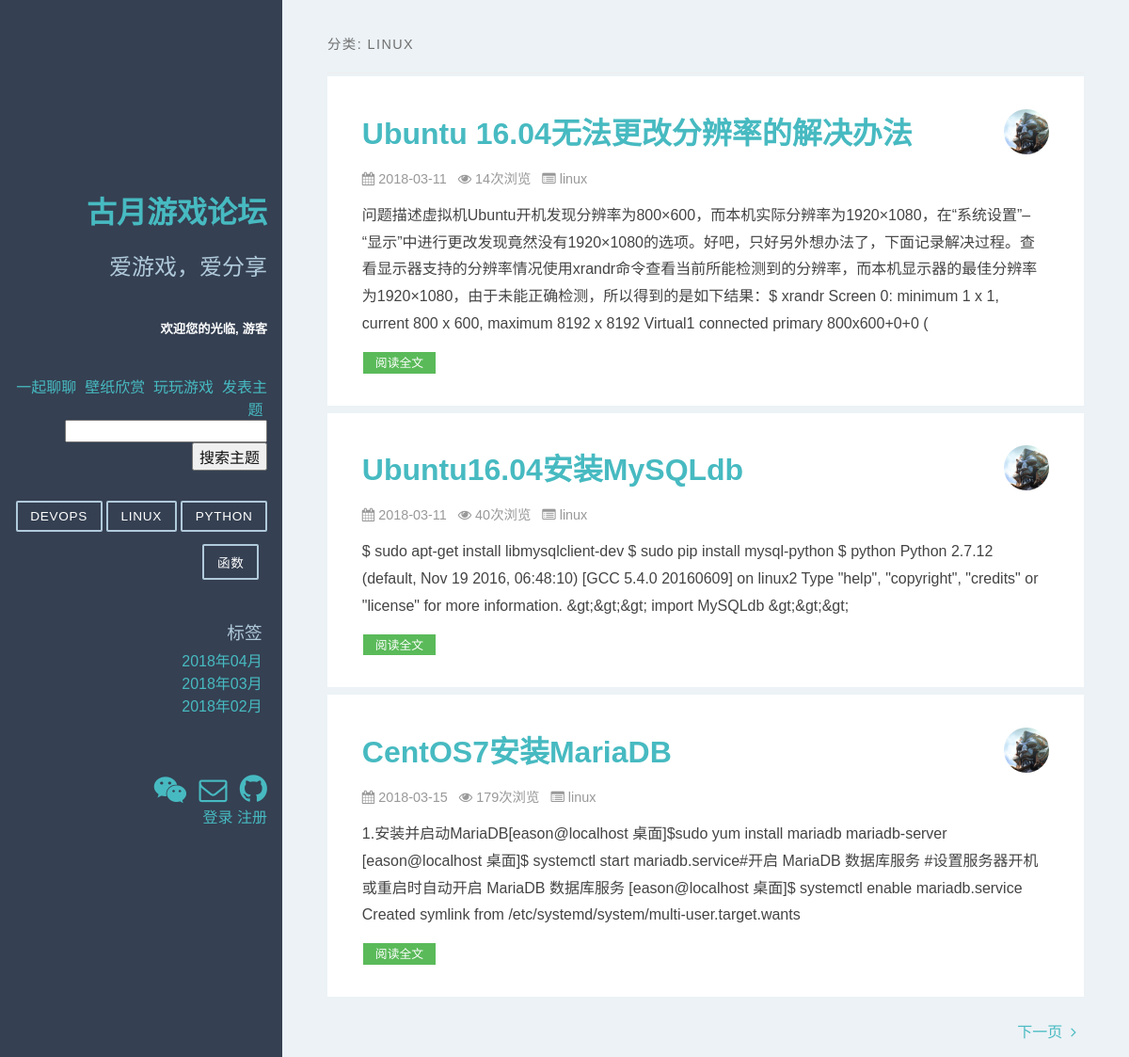
Page /category/1/ on the committed database.
### apps/blog/models.py (models this page shows, shortened)
class Category(models.Model):
    name = models.CharField(verbose_name='类别名称', max_length=64)
    created_time = models.DateTimeField(verbose_name='创建时间', default=now)
    last_mod_time = models.DateTimeField(verbose_name='修改时间', default=now)
    class Meta:
        ordering = ['name']
        verbose_name = "类别名称"
        verbose_name_plural = '分类列表'
        db_table = "category"  # 数据库表名
    def __str__(self):
        return self.name

class Article(models.Model):
    STATUS_CHOICES = (
        ('d', '草稿'),
        ('p', '发表'),
    )
    title = models.CharField(verbose_name='标题', max_length=100)
    content = models.TextField(verbose_name='正文', blank=True, null=True)
    status = models.CharField(verbose_name='状态', max_length=1, choices=STATUS_CHOICES, default='p')
    views = models.PositiveIntegerField(verbose_name='浏览量', default=0)
    created_time = models.DateTimeField(verbose_name='创建时间', default=now)
    pub_time = models.DateTimeField(verbose_name='发布时间', blank=False, null=False)
    last_mod_time = models.DateTimeField(verbose_name='修改时间', default=now)
    category = models.ForeignKey(Category, verbose_name='分类',
                                 on_delete=models.CASCADE, blank=False, null=False)
    tags = models.ManyToManyField(Tag, verbose_name='标签集合', blank=True)
    use = models.ForeignKey("user", on_delete=models.CASCADE)
    class Meta:
        ordering = ['-pub_time']  # 按文章创建日期降序
        verbose_name = '文章'  # 指定后台显示模型名称
        verbose_name_plural = '文章列表'  # 指定后台显示模型复数名称
        db_table = 'article'  # 数据库表名
        get_latest_by = 'created_time'

### apps/blog/views.py (the view)
# urls.py: path('category/<int:id>/', views.search_category, name='category_menu'),
def search_category(request, id):
        name = request.session.get("is_user")
        posts = Article.objects.filter(category_id=str(id), status='p',
                                       pub_time__lt=datetime.datetime.now().strftime("%Y-%m-%d %H:%I:%S")
                                       ).order_by("-created_time")
        category = categories.get(id=str(id))
        paginator = Paginator(posts, settings.PAGE_NUM)  # 每页显示数量
        try:
            page = request.GET.get('page')  # 获取URL中page参数的值
            post_list = paginator.page(page)
        except PageNotAnInteger:
            post_list = paginator.page(1)
        except EmptyPage:
            post_list = paginator.page(paginator.num_pages)
        return render(request, 'category.html',
                      {'post_list': post_list,
                       'category_list': categories,
                       'category': category,
                       'months': months,
                       'name': name,
                      }
        )

### templates/category.html (shortened to what this page needs)
{% extends "base.html" %}
{% load static %}
{% block content %}
    <h1 class="content-subhead">分类:&nbsp;{{ category }}</h1>
    <div class="blog-post">
        {% for post in post_list %}
            <div class="post-container">
                <section class="post">
                    <header class="post-header">
                        <img width="48" height="48" alt="Tilo Mitra's avatar" class="post-avatar"
                             src='{% static "image/avatar.png" %}'>
                        <h2 class="post-title"><a href="{% url 'detail' id=post.id %}"
                                                  style="text-decoration: none">{{ post.title }}</a></h2>
                        <p class="post-meta">
                            <i class="fa fa-calendar" aria-hidden="true"></i>&nbsp;{{ post.pub_time |date:'Y-m-d' }}&nbsp;&nbsp;
                            <i class="fa fa-eye" aria-hidden="true"></i>&nbsp;{{ post.views }}次浏览&nbsp;&nbsp;
                            <i class="fa fa-list-alt"></i>&nbsp;{{ post.category }}&nbsp;
                            <i class="fa-id-card"></i> &nbsp;{{ post.use.user_name }}&nbsp;&nbsp;
                        </p>
                    </header>
                    <div class="post-description">
                        <p>
                            {{ post.content|striptags|truncatechars:300 }}
                        </p>
                    </div>
                    <div>
                        <a class="post-category post-category-design" href="{% url 'detail' id=post.id %}"
                           style="text-decoration: none">阅读全文</a>
                    </div>
                </section>
            </div>
        {% endfor %}
    </div>
    {% if post_list.object_list and post_list.paginator.num_pages > 1 %}
        <div>
            {% if post_list.has_next %}
                <a class="footer" href="?page={{ post_list.next_page_number }}"
                   style="text-decoration: none; float: right; padding-right: 1%">
                    下一页&nbsp;&nbsp;<i class="fa fa-angle-right"></i>
                </a>
            {% endif %}
        </div>
    {% endif %}
{% endblock %}

### templates/base.html (shortened to what this page needs)
{% load static %}
<html lang="zh">
<head>
    <link rel="stylesheet" type="text/css" href="{% static 'css/pure-min.css' %}"/>
    <link rel="stylesheet" type="text/css" href="{% static 'css/grids-responsive-min.css' %}"/>
    <link rel="stylesheet" type="text/css" href="{% static 'css/blog.css' %}"/>
    <link rel="stylesheet" type="text/css" href="{% static 'css/font-awesome.min.css'%}"/>
</head>
<body>
<div id="layout" class="pure-g">
    <div class="sidebar pure-u-1 pure-u-md-1-4">
        <div class="header" style="margin-top: 200px">
            <h1 class="brand-title"><a href="{% url 'home' %}" style="text-decoration: none;">古月游戏论坛</a></h1>
            <br>
            <h2 class="brand-tagline">爱游戏，爱分享</h2>
            <br>
            <h5>欢迎您的光临,
                {% if name != None %}
                    {{ name }} <a href="/user_Post">我的主题</a></h5>
                {% else %}
                     游客</h5>
                {% endif %}
            <br>
            <div style="display:inline;"><a>一起聊聊</a>&nbsp;</div>
            <div style="display:inline;"><a href="/imglook">壁纸欣赏</a>&nbsp;</div>
            <div style="display:inline;"><a href="/2048">玩玩游戏</a>&nbsp;</div>
            <div style="display:inline;"><a href="/publish">发表主题</a>&nbsp;</div>
            <br>
            <div><input type="text" id="search_title" style="color: #0f0f0f"><button style="color: #0f0f0f" id="btsearch">搜索主题</button></div>
            <br>
            <nav class="nav">
                <ul class="nav-list">
                    <li class="nav-item">
                        {% for category in category_list %}
                            <a class="pure-button" href="{% url 'category_menu' id=category.id %}"
                               style="text-decoration: none">{{ category }}</a>
                        {% endfor %}&nbsp;
                    </li>
                </ul>
                <br>
                <br>
                <h3 class="brand-tagline" style="margin: 2%">标签</h3>
                <ul class="nav-list" style="margin: 2%">
                    {% for m in months %}
                        <li>
                            <a href="{% url 'archives' year=m.year month=m.month %}"
                               style="text-decoration: none">{{ m | date:'Y年m月' }}</a>
                        </li>
                    {% empty %}
                        暂无标签！
                    {% endfor %}
                </ul>
                <br>
                <br>
                <br>
                <ul class="nav-list">
                <li>
                    <a href="#" style="text-decoration: none">
                        <i class="fa fa-weixin" style="font-size: 30px" aria-hidden="true" title="微信"></i>
                    </a>
                    <a href=mailto:934701945@qq.com style="text-decoration: none">
                        <i class="fa fa-envelope-o" style="font-size: 30px" aria-hidden="true" title="邮箱"></i>
                    </a>
                    <a href="https://github.com/hyn3118166" style="text-decoration: none" title="Github"
                       target="_blank">
                        <i class="fa fa-github" style="font-size: 34px" aria-hidden="true"></i>
                    </a>
                    <div style="align-content: right">
                    {% if name != None %}
                        <a href="/bye" name="Cancellation">退出登陆</a>
                    {% else %}
                        <a href="/login" name="longin">登录</a>
                        <a href="/register" name="longin">注册</a>
                    {% endif %}
                    </div>
                </li>
            </ul>
            </nav>
        </div>
    </div>
    <div class="content pure-u-1 pure-u-md-3-4">
        <div>
            {% block content %}
            {% endblock %}
        </div>
    </div>
</div>
</body>
</html>

### static/css/grids-responsive-min.css (style rules this page uses)
@media screen and (min-width:48em) { .pure-u-md-1,.pure-u-md-1-1,.pure-u-md-1-12,.pure-u-md-1-2,.pure-u-md-1-24,.pure-u-md-1-3,.pure-u-md-1-4,.pure-u-md-1-5,.pure-u-md-1-6,.pure-u-md-1-8,.pure-u-md-10-24,.pure-u-md-11-12,.pure-u-md-11-24,.pure-u-md-12-24,.pure-u-md-13-24,.pure-u-md-14-24,.pure-u-md-15-24,.pure-u-md-16-24,.pure-u-md-17-24,.pure-u-md-18-24,.pure-u-md-19-24,.pure-u-md-2-24,.pure-u-md-2-3,.pure-u-md-2-5,.pure-u-md-20-24,.pure-u-md-21-24,.pure-u-md-22-24,.pure-u-md-23-24,.pure-u-md-24-24,.pure-u-md-3-24,.pure-u-md-3-4,.pure-u-md-3-5,.pure-u-md-3-8,.pure-u-md-4-24,.pure-u-md-4-5,.pure-u-md-5-12,.pure-u-md-5-24,.pure-u-md-5-5,.pure-u-md-5-6,.pure-u-md-5-8,.pure-u-md-6-24,.pure-u-md-7-12,.pure-u-md-7-24,.pure-u-md-7-8,.pure-u-md-8-24,.pure-u-md-9-24 { display:inline-block;zoom:1;letter-spacing:normal;word-spacing:normal;vertical-align:top;text-rendering:auto } }
@media screen and (min-width:48em) { .pure-u-md-1-4,.pure-u-md-6-24 { width:25% } }
@media screen and (min-width:48em) { .pure-u-md-18-24,.pure-u-md-3-4 { width:75% } }

### rows in the picture
Category: name "DEVOPS"
Category: name "LINUX"
Category: name "PYTHON"
Category: name "函数"
Article: title "Ubuntu 16.04无法更改分辨率的解决办法", pub_time "2018-03-11", views "14", category "linux", content "问题描述虚拟机Ubuntu开机发现分辨率为800×600，而本机实际分辨率为1920×1080，在“系统设置”–“显示”中进行更改发现竟然没有1920×1080的选项。好吧，只好另外想办法了，下面记录解决过程。查看显示器支持的分辨率情况使用xrandr命令查看当前所能检测到的分辨率，而本机显示器的最佳分辨率为1920×1080，由于未能正确检测，所以得到的是如下结果：$ xrandr Screen 0: minimum 1 x 1, current 800 x 600, maximum 8192 x 8192 Virtual1 connected primary 800x600+0+0 ("
Article: title "Ubuntu16.04安装MySQLdb", pub_time "2018-03-11", views "40", category "linux", content "$ sudo apt-get install libmysqlclient-dev $ sudo pip install mysql-python $ python Python 2.7.12 (default, Nov 19 2016, 06:48:10) [GCC 5.4.0 20160609] on linux2 Type \"help\", \"copyright\", \"credits\" or \"license\" for more information. &gt;&gt;&gt; import MySQLdb &gt;&gt;&gt;"
Article: title "CentOS7安装MariaDB", pub_time "2018-03-15", views "179", category "linux", content "1.安装并启动MariaDB[eason@localhost 桌面]$sudo yum install mariadb mariadb-server [eason@localhost 桌面]$ systemctl start mariadb.service#开启 MariaDB 数据库服务 #设置服务器开机或重启时自动开启 MariaDB 数据库服务 [eason@localhost 桌面]$ systemctl enable mariadb.service Created symlink from /etc/systemd/system/multi-user.target.wants"

### other values in the picture
{{ m | date:'Y年m月' }} "2018年04月" "2018年03月" "2018年02月"
